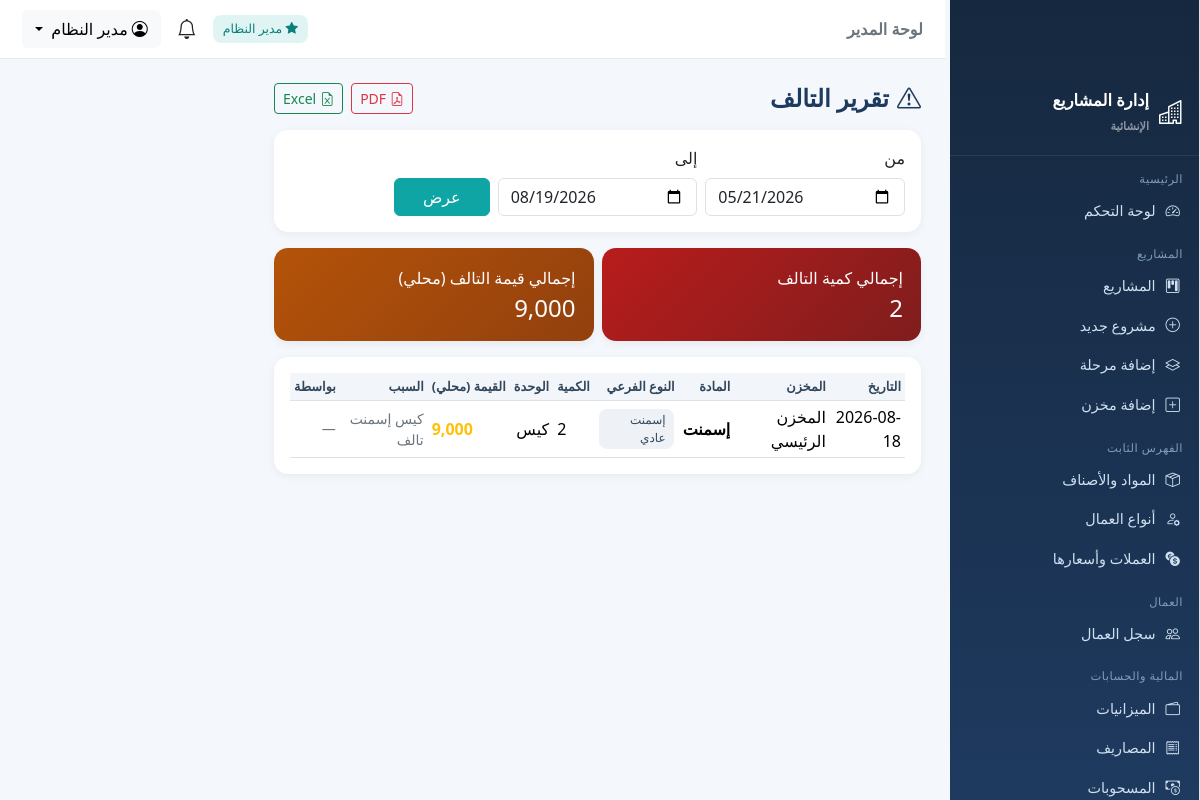
/reports/damaged (signed in), run on the app's committed database.
### tables this page shows
CREATE TABLE users (
  id INTEGER PRIMARY KEY AUTOINCREMENT,
  username VARCHAR(100) NOT NULL UNIQUE,
  password_hash VARCHAR(255) NOT NULL,
  full_name VARCHAR(200) NOT NULL,
  role TEXT NOT NULL DEFAULT 'supervisor',
  project_id INT DEFAULT NULL ,
  phone VARCHAR(50) DEFAULT NULL,
  is_active INTEGER DEFAULT 1,
  created_at TIMESTAMP DEFAULT CURRENT_TIMESTAMP,
  CONSTRAINT fk_user_project FOREIGN KEY (project_id) REFERENCES projects(id) ON DELETE SET NULL
);

CREATE TABLE damaged_goods (
  id INTEGER PRIMARY KEY AUTOINCREMENT,
  warehouse_id INT NOT NULL,
  material_id INT NOT NULL,
  material_type_id INT DEFAULT NULL,
  unit_id INT NOT NULL,
  quantity DECIMAL(18,3) NOT NULL DEFAULT 0,
  reason VARCHAR(255) DEFAULT NULL,
  value_local DECIMAL(18,3) DEFAULT 0,
  damage_date DATE NOT NULL,
  movement_id INT DEFAULT NULL,
  created_by INT DEFAULT NULL,
  created_at TIMESTAMP DEFAULT CURRENT_TIMESTAMP,
  CONSTRAINT fk_dg_wh FOREIGN KEY (warehouse_id) REFERENCES warehouses(id) ON DELETE CASCADE,
  CONSTRAINT fk_dg_mat FOREIGN KEY (material_id) REFERENCES materials(id),
  CONSTRAINT fk_dg_mt FOREIGN KEY (material_type_id) REFERENCES material_types(id) ON DELETE SET NULL,
  CONSTRAINT fk_dg_unit FOREIGN KEY (unit_id) REFERENCES units(id),
  CONSTRAINT fk_dg_usr FOREIGN KEY (created_by) REFERENCES users(id) ON DELETE SET NULL
);

CREATE TABLE warehouses (
  id INTEGER PRIMARY KEY AUTOINCREMENT,
  project_id INT NOT NULL,
  name VARCHAR(200) NOT NULL,
  location VARCHAR(200) DEFAULT NULL,
  manager_name VARCHAR(100) DEFAULT NULL,
  created_at TIMESTAMP DEFAULT CURRENT_TIMESTAMP,
  CONSTRAINT fk_wh_project FOREIGN KEY (project_id) REFERENCES projects(id) ON DELETE CASCADE
);

CREATE TABLE materials (
  id INTEGER PRIMARY KEY AUTOINCREMENT,
  name_ar VARCHAR(200) NOT NULL,
  unit_id INT NOT NULL ,
  price_per_unit DECIMAL(18,3) DEFAULT 0,
  currency_id INT DEFAULT NULL,
  has_damage INTEGER NOT NULL DEFAULT 1 ,
  created_at TIMESTAMP DEFAULT CURRENT_TIMESTAMP,
  CONSTRAINT fk_mat_unit FOREIGN KEY (unit_id) REFERENCES units(id),
  CONSTRAINT fk_mat_cur FOREIGN KEY (currency_id) REFERENCES currencies(id)
);

CREATE TABLE material_types (
  id INTEGER PRIMARY KEY AUTOINCREMENT,
  material_id INT NOT NULL,
  name_ar VARCHAR(200) NOT NULL,
  has_damage INTEGER NOT NULL DEFAULT 1 ,
  created_at TIMESTAMP DEFAULT CURRENT_TIMESTAMP,
  CONSTRAINT fk_mt_mat FOREIGN KEY (material_id) REFERENCES materials(id) ON DELETE CASCADE,
  UNIQUE (material_id, name_ar)
);

CREATE TABLE units (
  id INTEGER PRIMARY KEY AUTOINCREMENT,
  name_ar VARCHAR(100) NOT NULL UNIQUE,
  created_at TIMESTAMP DEFAULT CURRENT_TIMESTAMP
);

### reports.py (the view, shortened to what this page needs)
@reports_bp.route('/reports/damaged')
@require_roles('admin', 'supervisor')
def damaged_report():
    spid = scope_project_id()
    frm = request.args.get('from') or (date.today() - timedelta(days=90)).isoformat()
    to = request.args.get('to') or date.today().isoformat()
    rows = db_query(
        """SELECT d.*, wh.name AS warehouse_name, m.name_ar AS material_name, mt.name_ar AS type_name,
                  u.name_ar AS unit_name, u2.full_name AS by_name
           FROM damaged_goods d
           JOIN warehouses wh ON wh.id=d.warehouse_id
           JOIN materials m ON m.id=d.material_id
           LEFT JOIN material_types mt ON mt.id=d.material_type_id
           JOIN units u ON u.id=d.unit_id
           LEFT JOIN users u2 ON u2.id=d.created_by
           WHERE d.damage_date BETWEEN %s AND %s""", (frm, to))
    if spid:
        rows = [r for r in rows if (db_query("SELECT project_id FROM warehouses WHERE id=%s", (r['warehouse_id'],), one=True) or {}).get('project_id') == spid]
    totals = dict(qty=sum(num(r['quantity']) for r in rows), val=sum(num(r['value_local']) for r in rows))
    export = request.args.get('export')
    return render_template('reports/damaged.html', rows=rows, totals=totals, frm=frm, to=to)

### app.py (called while the page is built)
@app.context_processor
def inject_globals():
    u = g.get('current_user')
    unread = 0
    if u:
        unread = db.db_query("SELECT COUNT(*) AS c FROM notifications WHERE user_id=%s AND is_read=0",
                             (u['id'],), one=True)['c']
    return {
        'cur_user': u,
        'is_admin': is_admin(),
        'scope_pid': scope_project_id(),
        'unread_count': unread,
        'today': date.today(),
        'money': db.money,
        'cur_name': lambda cid: (db.cur_by_id(cid) or {}).get('name_ar', ''),
        'cur_code': lambda cid: (db.cur_by_id(cid) or {}).get('code', ''),
        'APP_NAME': 'نظام إدارة المشاريع الإنشائية',
    }

### auth.py (called while the page is built)
def current_user():
    uid = session.get('user_id')
    if not uid:
        return None
    return db_query("SELECT * FROM users WHERE id=%s", (uid,), one=True)

@auth_bp.before_app_request
def load_user():
    g.current_user = current_user()

def require_login(fn):
    @wraps(fn)
    def wrapper(*args, **kwargs):
        if not session.get('user_id'):
            return redirect(url_for('auth.login', next=request.path))
        return fn(*args, **kwargs)
    return wrapper

def require_roles(*roles):
    def deco(fn):
        @wraps(fn)
        @require_login
        def wrapper(*args, **kwargs):
            u = g.get('current_user')
            if not u or u['role'] not in roles:
                flash('ليست لديك صلاحية الوصول إلى هذه الصفحة', 'warning')
                return redirect(url_for('dashboard.index'))
            return fn(*args, **kwargs)
        return wrapper
    return deco

def is_admin():
    u = g.get('current_user')
    return bool(u and u['role'] == 'admin')

def scope_project_id():
    u = g.get('current_user')
    if not u or u['role'] == 'admin':
        return None
    return u['project_id']

### db.py (called while the page is built)
def _translate_sql(sql):
    out, i, n = [], 0, len(sql)
    in_str, quote = False, None
    while i < n:
        ch = sql[i]
        if in_str:
            out.append(ch)
            if ch == quote:
                in_str = False
            i += 1; continue
        if ch in ("'", '"'):
            in_str = True; quote = ch; out.append(ch); i += 1; continue
        if ch == '%' and i + 1 < n and sql[i + 1] == 's':
            out.append('?'); i += 2; continue
        out.append(ch); i += 1
    text = ''.join(out)
    text = re.sub(r"(\w+)\s*<=>\s*\?",
                  r"(\1 IS ? OR (\1 IS NULL AND ? IS NULL))",
                  text)
    return text

### templates/reports/damaged.html (shortened to what this page needs)
{% extends 'base.html' %}
{% block content %}
<div class="d-flex justify-content-between align-items-center mb-3">
  <h4 class="page-title mb-0"><i class="bi bi-exclamation-triangle me-2"></i>تقرير التالف</h4>
  <div class="d-flex gap-2">
    <a class="btn btn-sm btn-outline-danger" href="{{ url_for('reports.damaged_report', from=frm, to=to, export='pdf') }}"><i class="bi bi-file-earmark-pdf me-1"></i>PDF</a>
    <a class="btn btn-sm btn-outline-success" href="{{ url_for('reports.damaged_report', from=frm, to=to, export='xlsx') }}"><i class="bi bi-file-earmark-excel me-1"></i>Excel</a>
  </div>
</div>
<div class="card p-3 mb-3">
  <form class="row g-2 align-items-end" method="get" action="{{ url_for('reports.damaged_report') }}">
    <div class="col-md-4"><label class="form-label">من</label>
      <input type="date" class="form-control" name="from" value="{{ frm }}"></div>
    <div class="col-md-4"><label class="form-label">إلى</label>
      <input type="date" class="form-control" name="to" value="{{ to }}"></div>
    <div class="col-md-2"><button class="btn btn-primary w-100">عرض</button></div>
  </form>
</div>
<div class="row g-2 mb-3">
  <div class="col-md-6"><div class="stat-card" style="background:linear-gradient(135deg,#b91c1c,#7f1d1d)">
    <span>إجمالي كمية التالف</span><h4 class="mb-0 mt-1">{{ money(totals.qty) }}</h4></div></div>
  <div class="col-md-6"><div class="stat-card" style="background:linear-gradient(135deg,#b45309,#92400e)">
    <span>إجمالي قيمة التالف (محلي)</span><h4 class="mb-0 mt-1">{{ money(totals.val) }}</h4></div></div>
</div>
<div class="card p-3">
  <div class="table-responsive">
  <table class="table table-sm table-hover mb-0">
    <thead><tr><th>التاريخ</th><th>المخزن</th><th>المادة</th><th>النوع الفرعي</th><th class="text-end">الكمية</th><th>الوحدة</th><th class="text-end">القيمة (محلي)</th><th>السبب</th><th>بواسطة</th></tr></thead>
    <tbody>
    {% for r in rows %}
      <tr>
        <td>{{ r.damage_date }}</td>
        <td>{{ r.warehouse_name }}</td>
        <td class="fw-semibold">{{ r.material_name }}</td>
        <td>{% if r.type_name %}<span class="type-chip">{{ r.type_name }}</span>{% else %}—{% endif %}</td>
        <td class="text-end">{{ money(r.quantity) }}</td>
        <td>{{ r.unit_name }}</td>
        <td class="text-end text-warning fw-semibold">{{ money(r.value_local) }}</td>
        <td class="small text-secondary">{{ r.reason or '—' }}</td>
        <td class="small text-secondary">{{ r.by_name or '—' }}</td>
      </tr>
    {% else %}<tr><td colspan="9" class="text-center text-secondary py-4">لا توجد توالف في هذه الفترة</td></tr>{% endfor %}
    </tbody>
  </table>
  </div>
</div>
{% endblock %}

### templates/base.html (shortened to what this page needs)
{% set role = cur_user.role if cur_user else '' %}
<!doctype html>
<html lang="ar" dir="rtl">
<head>
  <link href="https://cdn.jsdelivr.net/npm/bootstrap@5.3.3/dist/css/bootstrap.rtl.min.css" rel="stylesheet">
  <link href="https://cdn.jsdelivr.net/npm/bootstrap-icons@1.11.3/font/bootstrap-icons.min.css" rel="stylesheet">
</head>
<body>
  {% if cur_user %}
  <div id="wrapper" class="d-flex">
    <aside class="sidebar" id="sidebar">
      <div class="brand"><i class="bi bi-buildings fs-4"></i><span>إدارة المشاريع<br><small class="text-white-50"
            style="font-size:.7rem">الإنشائية</small></span></div>
      <div class="nav-section">الرئيسية</div>
      <a class="nav-item {{ 'active' if request.endpoint=='dashboard.index' }}"
        href="{{ url_for('dashboard.index') }}"><i class="bi bi-speedometer2"></i> لوحة التحكم</a>
      <div class="nav-section">المشاريع</div>
      <a class="nav-item {{ 'active' if request.endpoint in ['projects.list_projects','projects.view_project','projects.add_project','projects.edit_project'] }}"
        href="{{ url_for('projects.list_projects') }}"><i class="bi bi-kanban"></i> المشاريع</a>
      {% if is_admin %}
      <a class="nav-item" href="{{ url_for('projects.add_project') }}"><i class="bi bi-plus-circle"></i> مشروع جديد</a>
      <a class="nav-item" href="{{ url_for('projects.add_phase') }}"><i class="bi bi-layers"></i> إضافة مرحلة</a>
      {% endif %}
      <a class="nav-item" href="{{ url_for('projects.add_warehouse') }}"><i class="bi bi-plus-square"></i> إضافة
        مخزن</a>
      <div class="nav-section">الفهرس الثابت</div>
      <a class="nav-item {{ 'active' if request.endpoint.startswith('catalog.list_materials') }}"
        href="{{ url_for('catalog.list_materials') }}"><i class="bi bi-box-seam"></i> المواد والأصناف</a>
      <a class="nav-item {{ 'active' if request.endpoint.startswith('catalog.list_worker_types') }}"
        href="{{ url_for('catalog.list_worker_types') }}"><i class="bi bi-person-gear"></i> أنواع العمال</a>
      {% if is_admin %}
      <a class="nav-item {{ 'active' if request.endpoint.startswith('catalog.list_currencies') }}"
        href="{{ url_for('catalog.list_currencies') }}"><i class="bi bi-currency-exchange"></i> العملات وأسعارها</a>
      {% endif %}
      <div class="nav-section">العمال</div>
      <a class="nav-item {{ 'active' if request.endpoint.startswith('workers.') }}"
        href="{{ url_for('workers.list_workers') }}"><i class="bi bi-people"></i> سجل العمال</a>
      <div class="nav-section">المالية والحسابات</div>
      <a class="nav-item {{ 'active' if request.endpoint.startswith('finance.list_budgets') }}"
        href="{{ url_for('finance.list_budgets') }}"><i class="bi bi-wallet2"></i> الميزانيات</a>
      <a class="nav-item {{ 'active' if request.endpoint.startswith('finance.list_expenses') }}"
        href="{{ url_for('finance.list_expenses') }}"><i class="bi bi-receipt"></i> المصاريف</a>
      <a class="nav-item {{ 'active' if request.endpoint.startswith('finance.list_withdrawals') }}"
        href="{{ url_for('finance.list_withdrawals') }}"><i class="bi bi-cash-coin"></i> المسحوبات</a>
    </aside>
    <div class="flex-grow-1 main-wrap">
      <nav class="topbar">
        <div>
          <span class="fw-bold text-secondary">{{ 'لوحة المدير' if is_admin else 'لوحة المشرف' }}</span>
        </div>
        <div class="d-flex align-items-center gap-3">
          {% if is_admin %}<span class="badge-soft"><i class="bi bi-star-fill"></i> مدير النظام</span>{% endif %}
          <a class="position-relative text-dark text-decoration-none"
            href="{{ url_for('notifications.list_notifications') }}" title="الإشعارات">
            <i class="bi bi-bell fs-5"></i>
          </a>
          <div class="dropdown">
            <button class="btn btn-light dropdown-toggle" data-bs-toggle="dropdown">
              <i class="bi bi-person-circle me-1"></i>{{ cur_user.full_name }}
            </button>
          </div>
        </div>
      </nav>
      <main class="container-fluid p-4">
        {% block content %}{% endblock %}
      </main>
    </div>
  </div>
  {% else %}
  {% block auth_content %}{% endblock %}
  {% endif %}
</body>
</html>

### templates/base.html (style rules this page uses)
.sidebar { position: fixed !important; top: 0 !important; left: 0 !important; bottom: 0 !important; width: 250px !important; height: 100vh !important; overflow-y: auto !important; background-color: #f8f9fa !important; border-right: 1px solid #dee2e6 !important; padding-top: 70px !important; z-index: 1000 !important; scrollbar-width: thin; scrollbar-color: #c1c1c1 transparent; }
.stat-card { color: #fff; padding: 1rem; border-radius: 0.75rem; box-shadow: 0 4px 8px rgba(0, 0, 0, 0.05); }
main { margin-left: 250px !important; width: calc(100% - 250px) !important; max-width: calc(100% - 250px) !important; flex: 0 0 auto !important; padding-top: 20px !important; }
:root { --primary: #1e3a5f; --accent: #0ea5a4; --light: #f4f7fb; --sidebar-w: 255px; }
* { font-family: "Segoe UI", Tahoma, Arial, sans-serif; }
body { background: var(--light); }
#wrapper { min-height: 100vh; }
.sidebar { width: var(--sidebar-w); background: linear-gradient(180deg, #16283f, #1e3a5f); min-height: 100vh; position: fixed; right: 0; top: 0; z-index: 1040; color: #cfe0f0; transition: .25s; overflow-y: auto; }
.sidebar .brand { display: flex; align-items: center; gap: 10px; padding: 18px 16px; border-bottom: 1px solid rgba(255, 255, 255, .08); color: #fff; font-weight: 700; font-size: 1.02rem; }
.sidebar .nav-section { font-size: .72rem; color: #7f9cbd; padding: 14px 16px 4px; letter-spacing: .5px; }
.sidebar a.nav-item { display: flex; align-items: center; gap: 10px; padding: 9px 16px; color: #cfe0f0; text-decoration: none; font-size: .9rem; border-right: 3px solid transparent; }
.topbar { background: #fff; border-bottom: 1px solid #e5eaf0; padding: 10px 22px; display: flex; align-items: center; justify-content: space-between; position: sticky; top: 0; z-index: 1030; }
.main-wrap { margin-right: var(--sidebar-w); }
.card { border: 0; border-radius: 14px; box-shadow: 0 2px 10px rgba(20, 40, 80, .06); }
.stat-card { border-radius: 14px; color: #fff; padding: 18px; }
.badge-soft { background: rgba(14, 165, 164, .12); color: #0b7f7e; padding: 5px 10px; border-radius: 8px; font-size: .78rem; }
.table thead th { background: #f2f6fb; color: #33475c; font-size: .8rem; white-space: nowrap; }
.table td { vertical-align: middle; }
.page-title { font-weight: 700; color: var(--primary); }
.btn-primary { background: var(--accent); border-color: var(--accent); }
.type-chip { display: inline-block; background: #eef2f7; color: #33475c; border-radius: 8px; padding: 2px 8px; font-size: .75rem; margin: 1px; }

### data on the page
users: full_name "مدير النظام"
damaged_goods: damage_date "2026-08-18", warehouse_name "المخزن الرئيسي", material_name "إسمنت", type_name "إسمنت عادي", quantity "2", unit_name "كيس", value_local "9,000", reason "كيس إسمنت تالف", by_name "—"

### other printed values
{{ 'لوحة المدير' if is_admin else 'لوحة المشرف' }} "لوحة المدير"
{{ money(totals.qty) }} "2"
{{ money(totals.val) }} "9,000"
